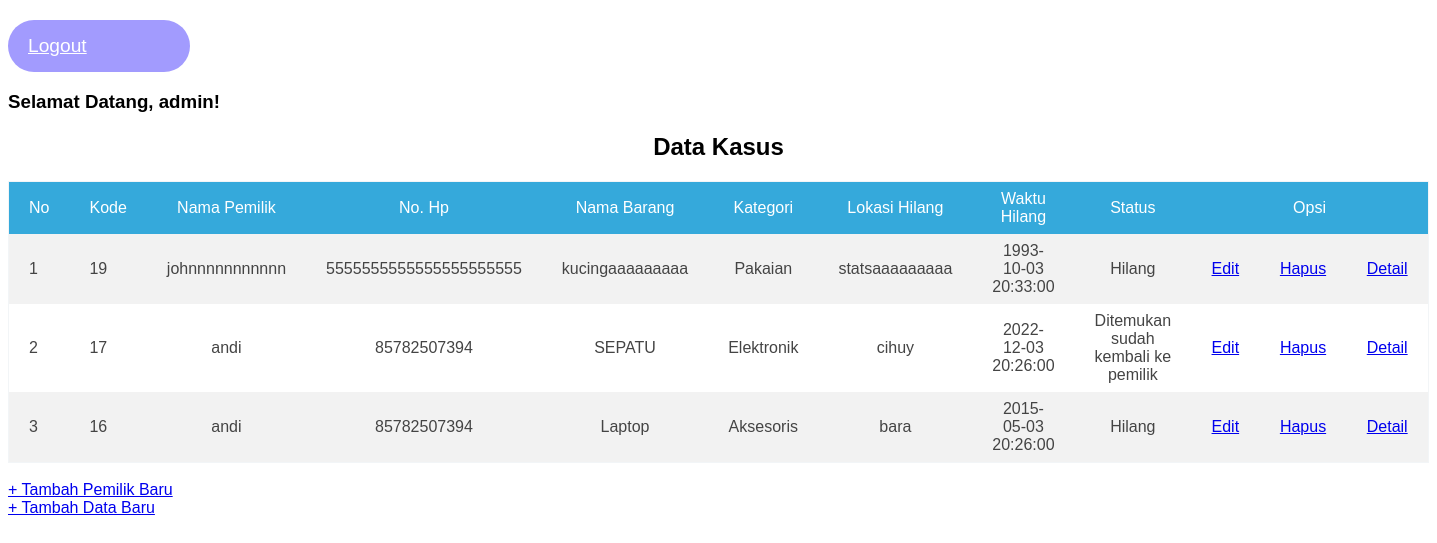
The app's page /dashboard.php (signed in) with its own data.
### tables this page shows
CREATE TABLE `cases` (
  `case_id` int(11) NOT NULL,
  `pemilik_id` int(11) NOT NULL,
  `itm_id` int(11) NOT NULL,
  `category_id` int(11) NOT NULL,
  `status_id` int(11) NOT NULL
);

CREATE TABLE `pengguna` (
  `id` int(11) NOT NULL,
  `username` varchar(255) NOT NULL,
  `email` varchar(255) NOT NULL,
  `phone` varchar(255) NOT NULL
);

CREATE TABLE `items` (
  `item_id` int(11) NOT NULL,
  `pengguna_id` int(11) NOT NULL,
  `kategori_id` int(11) NOT NULL,
  `st_id` int(11) NOT NULL,
  `item_name` varchar(255) NOT NULL,
  `detail` varchar(255) NOT NULL,
  `lokasi_hilang` varchar(255) NOT NULL,
  `waktu_hilang` datetime NOT NULL
);

CREATE TABLE `category` (
  `c_id` int(11) NOT NULL,
  `category_name` varchar(255) NOT NULL
);

CREATE TABLE `status` (
  `s_id` int(11) NOT NULL,
  `s_name` varchar(255) NOT NULL
);

### dashboard.php (the view, shortened to what this page needs)
<html>
<head>
    <link rel="stylesheet" type="text/css" href="dash.css">
</head>
<body style="font-family:arial">
    <div class="input-group">
        <a href="logout.php" class="btn">Logout</a>
    </div>
    <?php
    echo "<h3>Selamat Datang, " . $_SESSION['username'] ."!". "</h3 >";
    ?>
    <h2><b>Data Kasus</b></h2>
    <table style="width:100%" class="table1">
    <tr>
        <th>No</th>
        <th>Kode</th>
        <th><center>Nama Pemilik</center></th>
        <th><center>No. Hp</center></th>
        <th><center>Nama Barang</center></th>
        <th><center>Kategori</center></th>
        <th><center>Lokasi Hilang</center></th>
        <th><center>Waktu Hilang</center></th>
        <th><center>Status</center></th>
        <th colspan=3><center>Opsi</center></th>
    </tr>
    <?php
        include "config.php";
        $no = 1;
        $dat = mysqli_query($conn, "SELECT * FROM cases INNER JOIN pengguna ON cases.pemilik_id = pengguna.id
        INNER JOIN items ON cases.itm_id = items.item_id INNER JOIN category ON cases.category_id = category.c_id
        INNER JOIN status ON cases.status_id = status.s_id ORDER BY case_id DESC");
        while($r = mysqli_fetch_array($dat)){
            $p_id = $r['case_id'];
            $nama_pemilik = $r['username'];
            $no_hp = $r['phone'];
            $nama_barang = $r['item_name'];
            $lokasi_hilang = $r['lokasi_hilang'];
            $waktu_hilang = $r['waktu_hilang'];
            $cat = $r['category_name'];
            $stat = $r['s_name'];
    ?>
            <tr><td><?php echo $no++; ?></td>
            <td><?php echo $p_id; ?></td>
            <td><center><?php echo $nama_pemilik; ?></center></td>
            <td><center><?php echo $no_hp; ?></center></td>
            <td><center><?php echo $nama_barang; ?></center></td>
            <td><center><?php echo $cat; ?></center></td>
            <td><center><?php echo $lokasi_hilang; ?></center></td>
            <td><center><?php echo $waktu_hilang; ?></center></td>
            <td><center><?php echo $stat; ?></center></td>
            <td width=70px><center><a href="edit.php?id=<?php echo $p_id;?>">Edit</a></center></td>
            <td width=70px><center><a href="hapus.php?id=<?php echo $p_id;?>">Hapus</a></center></td>
            <td width=70px><center><a href="detail.php?id=<?php echo $p_id;?>">Detail</a></center></td>
            </tr>
            <?php
    }
    ?>
    </table></br>
    <a href="tambah_pengguna.php">+ Tambah Pemilik Baru</a><br>
    <a href="tambah_item.php">+ Tambah Data Baru</a><br>
</body>
</html>

### dash.css (style rules this page uses)
h2 { text-align: center; }
.input-group .btn { display: block; width: 10%; padding: 15px 20px; text-align: left; border: none; background: #a29bfe; outline: none; border-radius: 30px; font-size: 1.2rem; color: #FFF; cursor: pointer; transition: .3s; margin-top: 20px; }
.table1 { font-family: sans-serif; color: #444; border-collapse: collapse; width: 50%; border: 1px solid #f2f5f7; }
.table1 tr th { background: #35A9DB; color: #fff; font-weight: normal; }
.table1, th, td { padding: 8px 20px; text-align: left; }
.table1 tr:nth-child(even) { background-color: #f2f2f2; }

### records on screen
cases: case_id "19", pemilik.username "johnnnnnnnnnnn", pemilik.phone "5555555555555555555555", itm.item_name "kucingaaaaaaaaa", category.category_name "Pakaian", itm.lokasi_hilang "statsaaaaaaaaa", itm.waktu_hilang "1993-10-03 20:33:00", status.s_name "Hilang"
cases: case_id "17", pemilik.username "andi", pemilik.phone "85782507394", itm.item_name "SEPATU", category.category_name "Elektronik", itm.lokasi_hilang "cihuy", itm.waktu_hilang "2022-12-03 20:26:00", status.s_name "Ditemukan sudah kembali ke pemilik"
cases: case_id "16", pemilik.username "andi", pemilik.phone "85782507394", itm.item_name "Laptop", category.category_name "Aksesoris", itm.lokasi_hilang "bara", itm.waktu_hilang "2015-05-03 20:26:00", status.s_name "Hilang"

### other values on screen
$_SESSION['username'] "admin"
